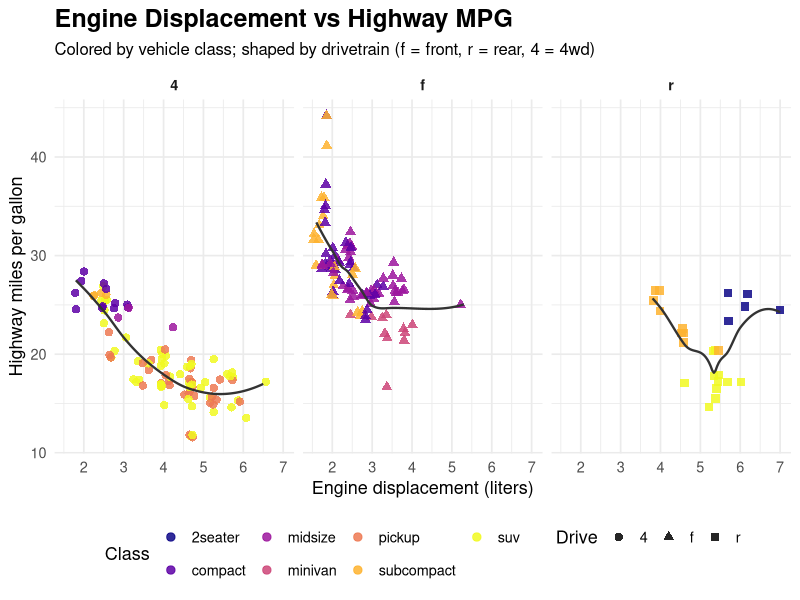

The R source for this figure:
## ---- chunk 1
suppressPackageStartupMessages(library(tidyverse))
## ---- chunk 2
#| fig-width: 8
#| fig-height: 5
#| message: false
#| warning: false
#| echo: false
suppressPackageStartupMessages(library(tidyverse))

mpg %>%
  drop_na(displ, hwy, class, drv) %>%
  ggplot(aes(x = displ, y = hwy, color = class, shape = drv)) +
  geom_jitter(width = 0.08, height = 0.5, size = 2.5, alpha = 0.85) +
  geom_smooth(method = "loess", se = FALSE, color = "gray20", size = 0.8) +
  facet_wrap(~ drv) +
  scale_color_viridis_d(option = "C") +
  labs(
    title = "Engine Displacement vs Highway MPG",
    subtitle = "Colored by vehicle class; shaped by drivetrain (f = front, r = rear, 4 = 4wd)",
    x = "Engine displacement (liters)",
    y = "Highway miles per gallon",
    color = "Class",
    shape = "Drive"
  ) +
  theme_minimal(base_size = 13) +
  theme(
    plot.title = element_text(face = "bold", size = 18),
    plot.subtitle = element_text(size = 12, margin = margin(b = 8)),
    legend.position = "bottom",
    strip.text = element_text(face = "bold")
  )
